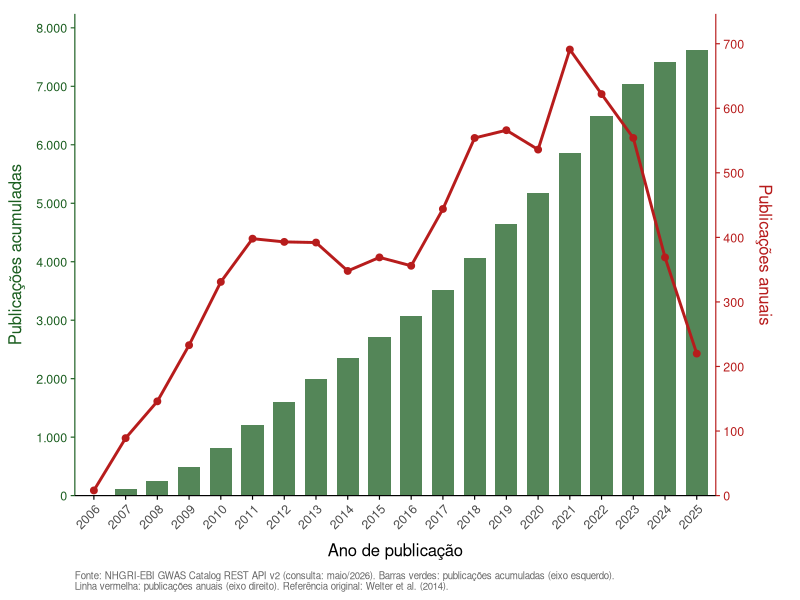
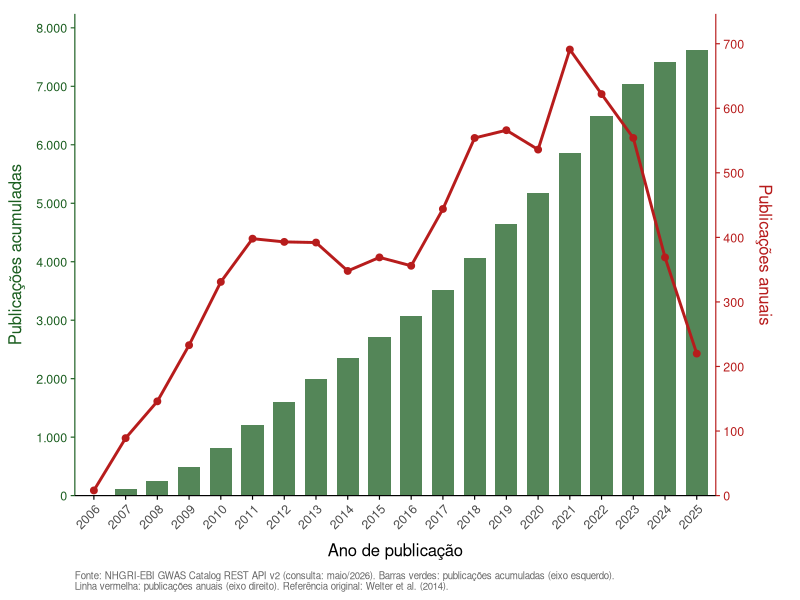

Recreate these plots in R, in order.
# ==============================================================================
#  Figura 1 — Publicações GWAS Catalog (2006–2025)
#  Barras: publicações ACUMULADAS (eixo esquerdo)
#  Linha:  publicações ANUAIS     (eixo direito)
# ==============================================================================

library(ggplot2)

# ------------------------------------------------------------------------------
# 1. Dados reais da API
# ------------------------------------------------------------------------------
dados <- data.frame(
  ano    = 2006:2025,
  anuais = c(8, 89, 146, 233, 331, 398, 393, 392,
             348, 369, 356, 444, 554, 566, 536, 691,
             622, 554, 369, 220)
)
dados$acumulado <- cumsum(dados$anuais) + 10   # +10 dos 2 artigos de 2005

# Fator de escala: o eixo primário (barras) usa a escala do acumulado;
# a linha (anuais) é escalonada para caber nesse mesmo eixo.
escala <- max(dados$acumulado) / max(dados$anuais)

# ------------------------------------------------------------------------------
# 2. Gráfico combinado: barras (acumulado) + linha (anuais)
# ------------------------------------------------------------------------------
COR_BARRA <- "#1B5E20"   # verde-escuro  — acumulado (barras)
COR_LINHA <- "#B71C1C"   # vermelho-escuro — anuais (linha)

p <- ggplot(dados, aes(x = factor(ano))) +

  # Barras — publicações ACUMULADAS (eixo esquerdo)
  geom_col(aes(y = acumulado), fill = COR_BARRA, alpha = 0.75,
           width = 0.70, colour = NA) +

  # Linha + pontos — publicações ANUAIS (eixo direito, escalonado)
  geom_line(aes(y = anuais * escala, group = 1),
            colour = COR_LINHA, linewidth = 1.0) +
  geom_point(aes(y = anuais * escala),
             colour = COR_LINHA, size = 2.0, shape = 19) +

  # Eixo Y esquerdo: acumulado
  scale_y_continuous(
    name   = "Publicações acumuladas",
    limits = c(0, max(dados$acumulado) * 1.08),
    breaks = seq(0, 8000, 1000),
    labels = function(x) format(x, big.mark = ".", decimal.mark = ",",
                                scientific = FALSE),
    expand = c(0, 0),
    # Eixo Y direito: anuais (inverso da transformação)
    sec.axis = sec_axis(
      trans  = ~ . / escala,
      name   = "Publicações anuais",
      breaks = seq(0, 800, 100)
    )
  ) +

  scale_x_discrete(guide = guide_axis(angle = 45)) +

  labs(
    x       = "Ano de publicação",
    caption = paste0(
      "Fonte: NHGRI-EBI GWAS Catalog REST API v2 (consulta: maio/2026). ",
      "Barras verdes: publicações acumuladas (eixo esquerdo).\n",
      "Linha vermelha: publicações anuais (eixo direito). ",
      "Referência original: Welter et al. (2014)."
    )
  ) +

  theme_classic(base_size = 12) +
  theme(
    axis.title.x       = element_text(margin = margin(t = 8)),
    axis.title.y.left  = element_text(colour = COR_BARRA, margin = margin(r = 8)),
    axis.title.y.right = element_text(colour = COR_LINHA, margin = margin(l = 8)),
    axis.text.y.left   = element_text(colour = COR_BARRA, size = 9),
    axis.text.y.right  = element_text(colour = COR_LINHA, size = 9),
    axis.line.y.left   = element_line(colour = COR_BARRA, linewidth = 0.4),
    axis.line.y.right  = element_line(colour = COR_LINHA, linewidth = 0.4),
    axis.ticks.y.left  = element_line(colour = COR_BARRA, linewidth = 0.4),
    axis.ticks.y.right = element_line(colour = COR_LINHA, linewidth = 0.4),
    axis.line.x        = element_line(colour = "black",   linewidth = 0.4),
    axis.ticks.x       = element_line(colour = "black",   linewidth = 0.4),
    axis.text.x        = element_text(size = 9),
    plot.caption       = element_text(size = 7, colour = "grey40",
                                      hjust = 0, margin = margin(t = 8)),
    plot.margin        = margin(t = 10, r = 20, b = 6, l = 6)
  )

print(p)

# ------------------------------------------------------------------------------
# 3. Exportar PDF
# ------------------------------------------------------------------------------
OUTPUT_FILE <- "d:/Dropbox/SMS - Classificação/Códigos em R/Códigos usados no TCC/TCC - Izabela/figura1_gwas_real.pdf"

ggsave(filename = OUTPUT_FILE, plot = p, device = "pdf",
       width = 17, height = 10, units = "cm")

message("Figura exportada: ", OUTPUT_FILE)
